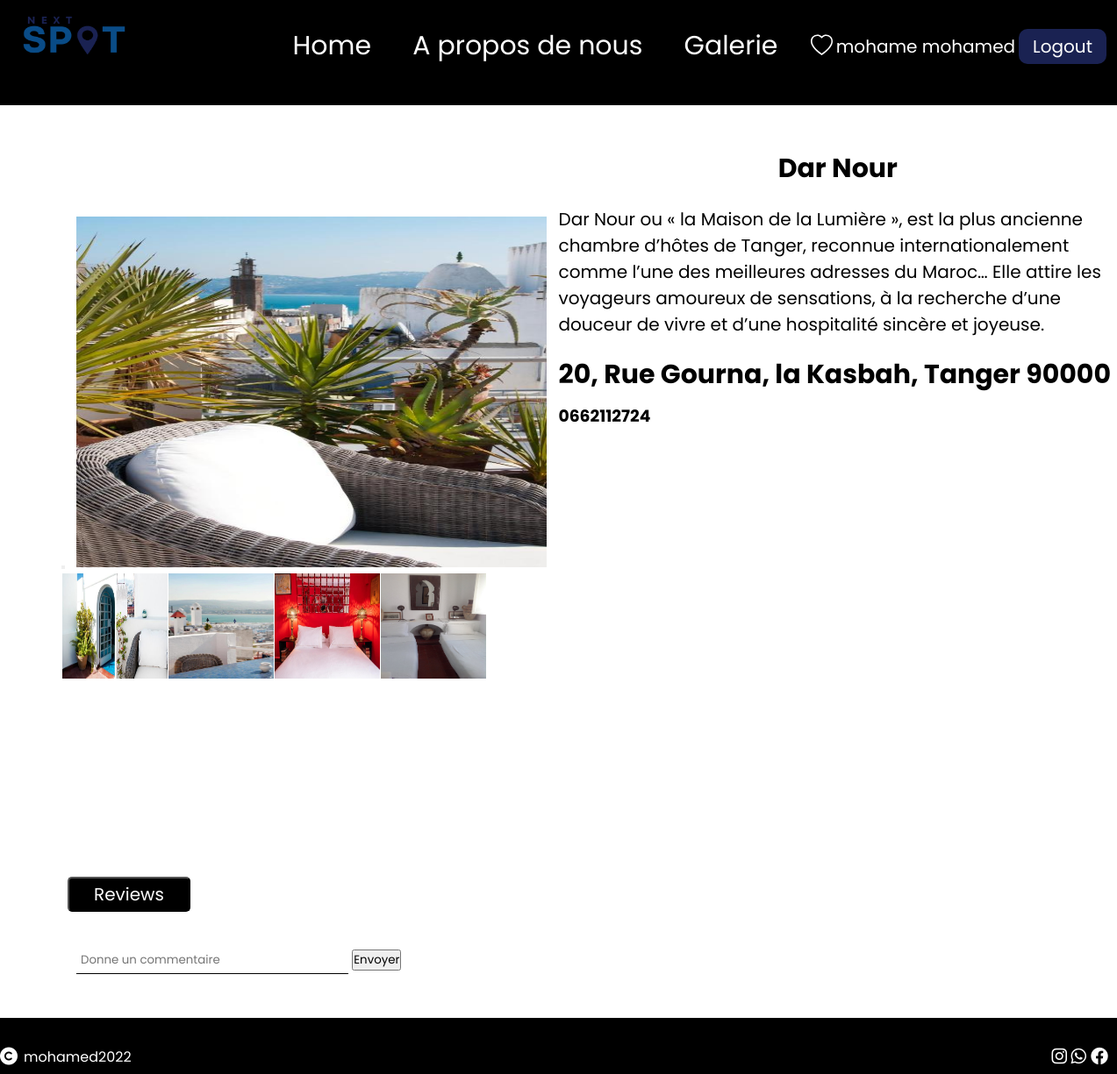
Screenshot of /detailPublication.php?Publication=3 (signed in) with the database file from the repository.
### tables this page shows
CREATE TABLE `images` (
  `IdImage` int(5) NOT NULL,
  `image` varchar(500) DEFAULT NULL,
  `Id` int(10) DEFAULT NULL,
  `image1` varchar(50) DEFAULT NULL,
  `image2` varchar(50) DEFAULT NULL,
  `image3` varchar(50) DEFAULT NULL,
  `image4` varchar(50) DEFAULT NULL
);

CREATE TABLE `publication` (
  `Id` int(10) NOT NULL,
  `IdCatégorie` int(10) DEFAULT NULL,
  `libelle` varchar(100) DEFAULT NULL,
  `Description` varchar(900) DEFAULT NULL,
  `Telephone` varchar(20) DEFAULT NULL,
  `website` varchar(500) DEFAULT NULL,
  `Adresse` varchar(500) DEFAULT NULL,
  `Prix` varchar(20) DEFAULT NULL
);

### detailPublication.php (the view, shortened to what this page needs)
<?php  include('connection.php');
$detailePublication =$_GET['Publication'];
$selectdetaile = $connect->prepare("SELECT * FROM publication INNER JOIN images ON publication.Id=images.Id WHERE publication.Id='$detailePublication'");
$selectdetaile->execute();
foreach($selectdetaile as $r){
$_SESSION["libelle"]= $r['libelle'];
$_SESSION["Id"]=$r["Id"];
}
?>
<!DOCTYPE html>
<html lang="en">
<head>
    <link rel="stylesheet" href="detailPublication.css">
</head>
<body>
<section class="navDetail" id="navDetail">
<?php include "Navbar.php";?>
</section>
<div class="detailPblication">
    <div class="leftDiv"><button class="b3" onClick="myFunction4()"></button>
        <img class="imageLeft" src="images/<?php echo $r["image1"]?>" alt="">
        <div class="moreImages">
            <img class="morImagesdown"  src="images/<?php echo $r["image"]?>" alt="">
            <img class="morImagesdown" src="images/<?php echo $r["image2"]?>" alt="">
            <img class="morImagesdown" src="images/<?php echo $r["image3"]?>" alt="">
            <img class="morImagesdown" src="images/<?php echo $r["image4"]?>" alt="">
        </div>
    </div>
    <div class="rightDIV">
        <h1 class="detaileLibelle"><?php echo $r["libelle"]?></h1>
        <p class="detaileDescription"><?php echo $r["Description"]?></p>
        <h5 class="detaileAdresse"><?php echo $r["Adresse"]?></h5>
        <h3 class="detaileTelephone"><?php echo $r["Telephone"]?></h3>
    </div>
</div>
    <div class="reviews">
        <button class="review">Reviews</button><br>
        <form action="" method="POST">
        <input placeholder="Donne un commentaire " type="text" name="reviewText" class="reviewText" id="commande">
        <button class="envoyer" type="submit" name="envoyer">Envoyer</button>
    </form>
</div>
    <?php
    include('footer.php');?>
</body>
</html>

### detailPublication.css (style rules this page uses)
.navDetail { background-color: black; height: 15vh; }
.detailPblication { display: flex; justify-content: center; height: 100vh; margin-top: 50px; }
.leftDiv { width: 50%; margin: 77px 10px 20px 70px; }
.rightDIV { width: 50%; }
.imageLeft { width: 67vh; height: 50vh; margin-left: 9px; }
.moreImages { display: flex; width: 484px; justify-content: space-around; }
.morImagesdown { width: 15vh; height: 15vh; }
.detaileLibelle { text-align: center; font-size: 30px; margin-bottom: 20px; }
.detaileDescription { font-size: 20px; width: 650px; margin-bottom: 20px; }
.detaileAdresse { font-size: 30px; margin-bottom: 10px; }
.reviews { margin: 30px 0px 20px 77px; }
.review { background-color: black; color: white; font-size: 20px; border-radius: 5px; height: 40px; width: 140px; text-align: center; margin-bottom: 30px; }
.reviewText { width: 300px; border: none; border-bottom: 1px solid; padding: 5px; margin: 10px 0px 30px 10px; }

### Navbar.css (style rules this page uses)
* { margin: 0px; padding: 0px; text-decoration: none; font-family: 'Poppins' }

### rows the page displays
images: image1 (picture), image (picture), image2 (picture), image3 (picture), image4 (picture), publication.libelle "Dar Nour", publication.Description "Dar Nour ou « la Maison de la Lumière », est la plus ancienne chambre d’hôtes de Tan­ger, reconnue internationalement comme l’une des meilleures adresses du Maroc… Elle attire les voyageurs amoureux de sensations, à la recherche d’une douceur de vivre et d’une hospitalité sincère et joyeuse.", publication.Adresse "20, Rue Gourna, la Kasbah, Tanger 90000", publication.Telephone "0662112724"

### other values shown
$_SESSION['name'] "mohame"
$_SESSION[ 'Prenom'] "mohamed"
